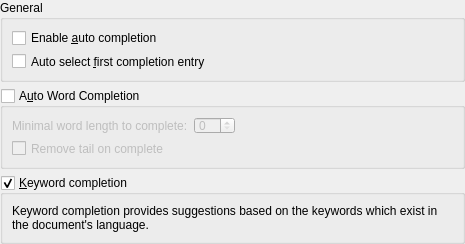
<?xml version="1.0" encoding="UTF-8"?>
<ui version="4.0">
 <class>CompletionConfigTab</class>
 <widget class="QWidget" name="CompletionConfigTab">
  <property name="geometry">
   <rect>
    <x>0</x>
    <y>0</y>
    <width>465</width>
    <height>235</height>
   </rect>
  </property>
  <layout class="QVBoxLayout" name="verticalLayout">
   <property name="margin">
    <number>0</number>
   </property>
   <item>
    <widget class="QGroupBox" name="gbGeneral">
     <property name="title">
      <string>General</string>
     </property>
     <layout class="QVBoxLayout">
      <item>
       <widget class="QCheckBox" name="chkAutoCompletionEnabled">
        <property name="text">
         <string>Enable &amp;auto completion</string>
        </property>
       </widget>
      </item>
      <item>
       <widget class="QCheckBox" name="chkAutoSelectFirstEntry">
        <property name="text">
         <string>Auto select &amp;first completion entry</string>
        </property>
       </widget>
      </item>
     </layout>
    </widget>
   </item>
   <item>
    <widget class="QGroupBox" name="gbWordCompletion">
     <property name="title">
      <string>A&amp;uto Word Completion</string>
     </property>
     <property name="checkable">
      <bool>true</bool>
     </property>
     <property name="checked">
      <bool>false</bool>
     </property>
     <layout class="QVBoxLayout" name="verticalLayout_2">
      <item>
       <layout class="QHBoxLayout" name="horizontalLayout">
        <item>
         <widget class="QLabel" name="label">
          <property name="text">
           <string>Minimal word length to complete:</string>
          </property>
         </widget>
        </item>
        <item>
         <widget class="QSpinBox" name="minimalWordLength"/>
        </item>
        <item>
         <spacer name="horizontalSpacer">
          <property name="orientation">
           <enum>Qt::Horizontal</enum>
          </property>
          <property name="sizeHint" stdset="0">
           <size>
            <width>1</width>
            <height>0</height>
           </size>
          </property>
         </spacer>
        </item>
       </layout>
      </item>
      <item>
       <widget class="QCheckBox" name="removeTail">
        <property name="toolTip">
         <string>Remove tail of a previous word when completion item chosen from a list</string>
        </property>
        <property name="text">
         <string>Remove tail on complete</string>
        </property>
       </widget>
      </item>
     </layout>
    </widget>
   </item>
   <item>
    <widget class="QGroupBox" name="gbKeywordCompletion">
     <property name="title">
      <string>&amp;Keyword completion</string>
     </property>
     <property name="checkable">
      <bool>true</bool>
     </property>
     <layout class="QVBoxLayout" name="verticalLayout_3">
      <item>
       <widget class="QLabel" name="label_2">
        <property name="text">
         <string>Keyword completion provides suggestions based on the keywords which exist in the document's language.</string>
        </property>
        <property name="wordWrap">
         <bool>true</bool>
        </property>
       </widget>
      </item>
     </layout>
    </widget>
   </item>
   <item>
    <spacer name="verticalSpacer">
     <property name="orientation">
      <enum>Qt::Vertical</enum>
     </property>
     <property name="sizeHint" stdset="0">
      <size>
       <width>0</width>
       <height>1</height>
      </size>
     </property>
    </spacer>
   </item>
  </layout>
 </widget>
 <resources/>
 <connections/>
</ui>
